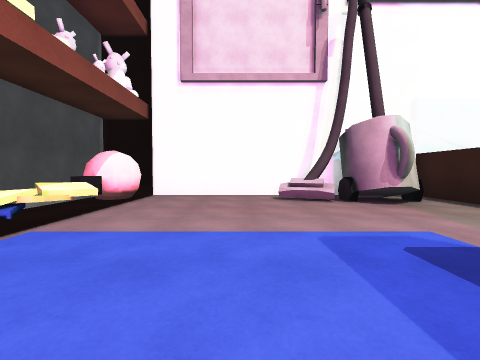
[1] (above)

12 first-person views from a walk through a scene from a Unity 3-D project. The camera is 1.2 m above the floor, tilts 2° down and sees 90° across. The floor is counted in squares, 2 m on a side. Each view is taken from the middle of a square. On the plan, view 1 faces up. The plan holds only what a view shows up to about 9 squares ahead; the rest is blank. The player is left out.

[2]
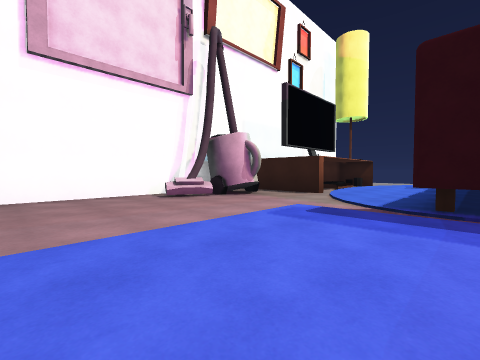

[3]
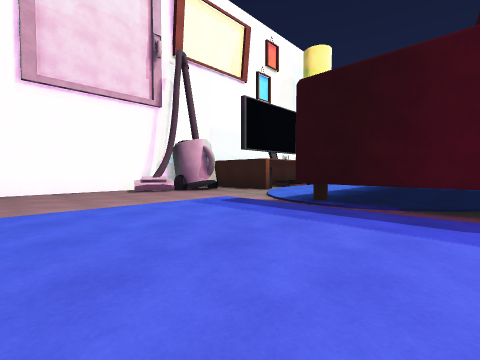

[4]
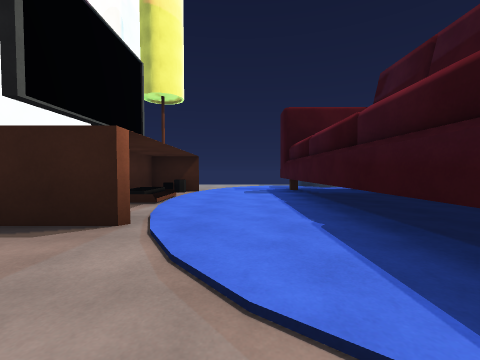

[5]
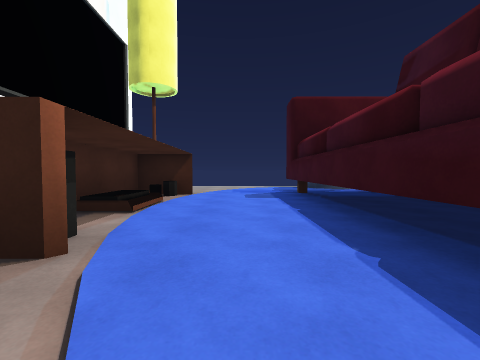

[6]
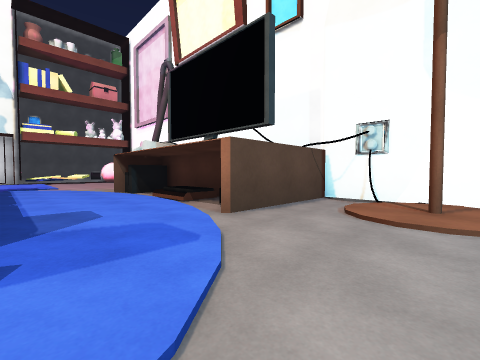

[7]
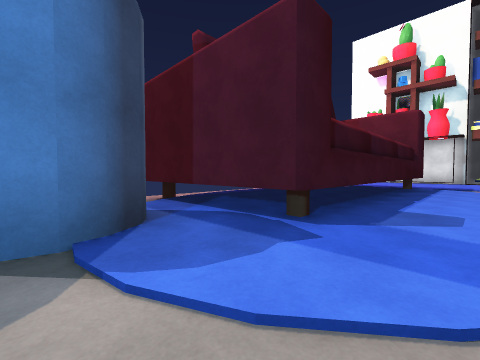

[8]
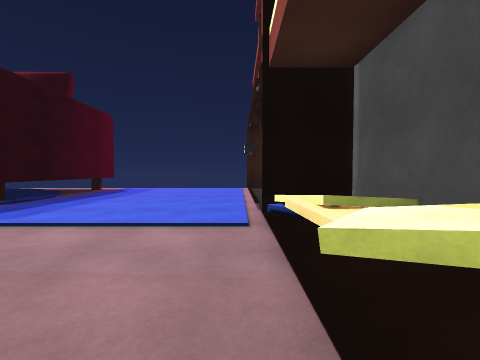

[9]
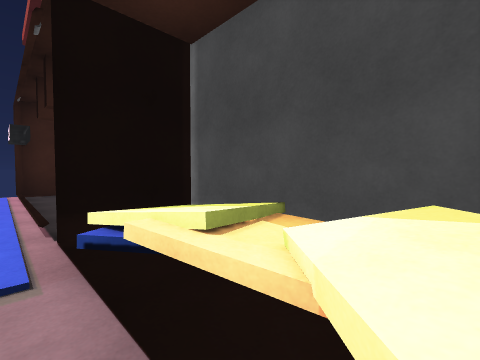

[10]
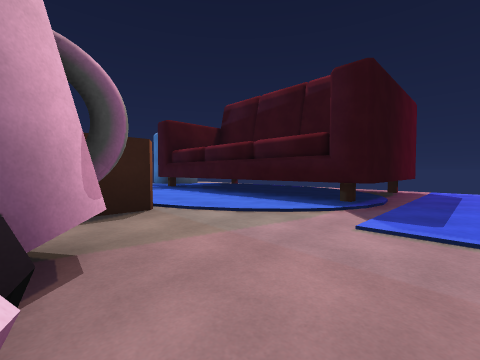

[11]
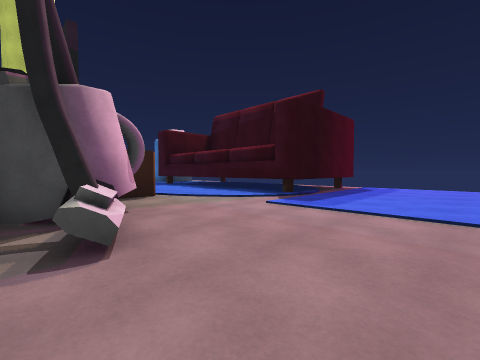

[12]
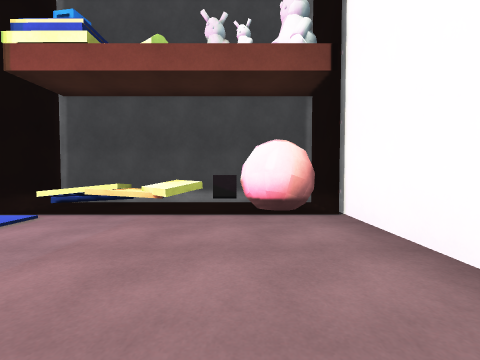

### Floor plan
Key: @ floor where view 1 was taken; # wall or solid block; . floor; = window, fence, low wall or low ledge; ^ raised ledge.
Columns run from 4 left of view 1 to 12 right of it. Each row starts with its distance up from view 1.
  7  #####       ###
  6 ##...###     #.##
  5 ##....########..#
  4 #=.......#.#.#...
  3 #=...............
  2 ##...............
  1 ##...............
  0  ...@..^^^^^^^...
 -1  ......^     ^.##
 -2  ......^     ^.
 -3  ......#    ^#.
 -4  #

Where each view was taken, in squares from view 1:
view 1: 0 up, 0 right, facing up
view 2: 0 up, 2 left, facing up-right
view 3: 2 down, 2 left, facing up-right
view 4: 2 up, 2 right, facing right
view 5: 2 up, 3 right, facing right
view 6: 1 up, 12 right, facing up-left
view 7: 2 up, 12 right, facing down-left
view 8: 5 up, 2 left, facing down
view 9: 4 up, 2 left, facing down-left
view 10: 5 up, 1 right, facing down-right
view 11: 6 up, 1 left, facing down-right
view 12: 5 up, 1 right, facing left
